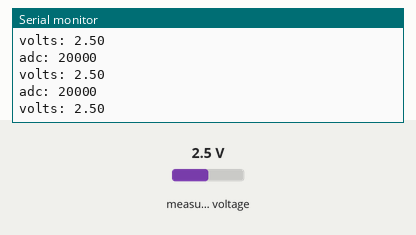
The program below on a simulated ESP32. Parts: the last lines printed to the serial monitor. The test bench sets the inputs (shaded band); at power-on: measured voltage 2.5 V.

Above: at 1.2 s.
1.3 s: measured voltage set to 0.1 V
At 1.63 s:
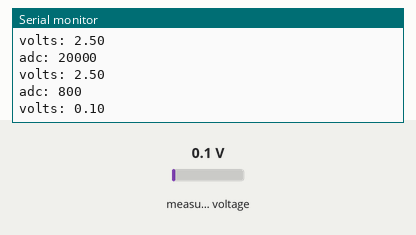
2.8 s: measured voltage set to 1.2 V
At 2.88 s:
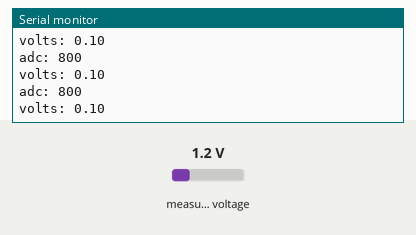
Timing chart, 0 to 5.8 s (numbered marks = the images above; inputs shaded):
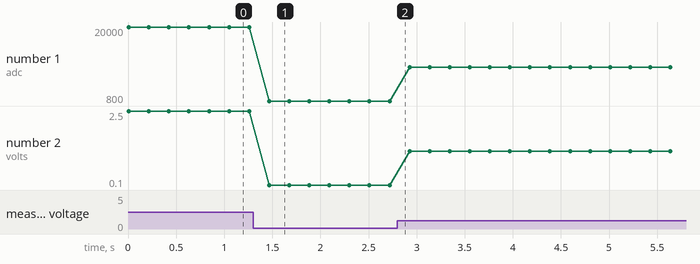

Measured:
- after the input at 1.3 s, the serial monitor: prints a new line after 0.17 s (image 1)
- plotted number 1: 20000 → 800 after the input at 1.3 s, 800 → 9600 after the input at 2.8 s
- plotted number 2: 2.5 → 0.1 after the input at 1.3 s, 0.1 → 1.2 after the input at 2.8 s

The program:

main.cpp
```cpp
// ============================================================================
// INCLUDES
// ============================================================================
#include <Arduino.h>
#include <Wire.h>
#include <Adafruit_INA219.h>
#include <Adafruit_ADS1X15.h>
#include <WiFi.h>
#include <PubSubClient.h>

// ============================================================================
// DEFINES E CONSTANTES - PINOS
// ============================================================================


// ============================================================================
// OBJETOS GLOBAIS
// ============================================================================

Adafruit_INA219 ina219;
Adafruit_ADS1115 ads;

// ============================================================================
// VARIÁVEIS GLOBAIS
// ============================================================================


// ============================================================================
// FUNÇÕES AUXILIARES
// ============================================================================

// ============================================================================
// SETUP
// ============================================================================
void setup(void)
{

  Serial.begin(115200);
  Wire.begin();

  Serial.println("Hello!");

  if (!ina219.begin()) {
    Serial.println("Failed to find INA219 chip");
    while (1);
  }

  if (!ads.begin()) {
    Serial.println("Failed to initialize ADS.");
    while (1);
  }

  ads.setGain(GAIN_ONE);

}

// ============================================================================
// LOOP
// ============================================================================

void loop(void)
{
  uint16_t adc0, adc1, adc2, adc3;
  float tensao;
  adc0 = ads.readADC_SingleEnded(1);
  tensao = ads.computeVolts(adc0);

  Serial.print("\nadc: "); Serial.print(adc0);
  Serial.print("\nvolts: "); Serial.print(tensao);

  delay(200);
}
```
